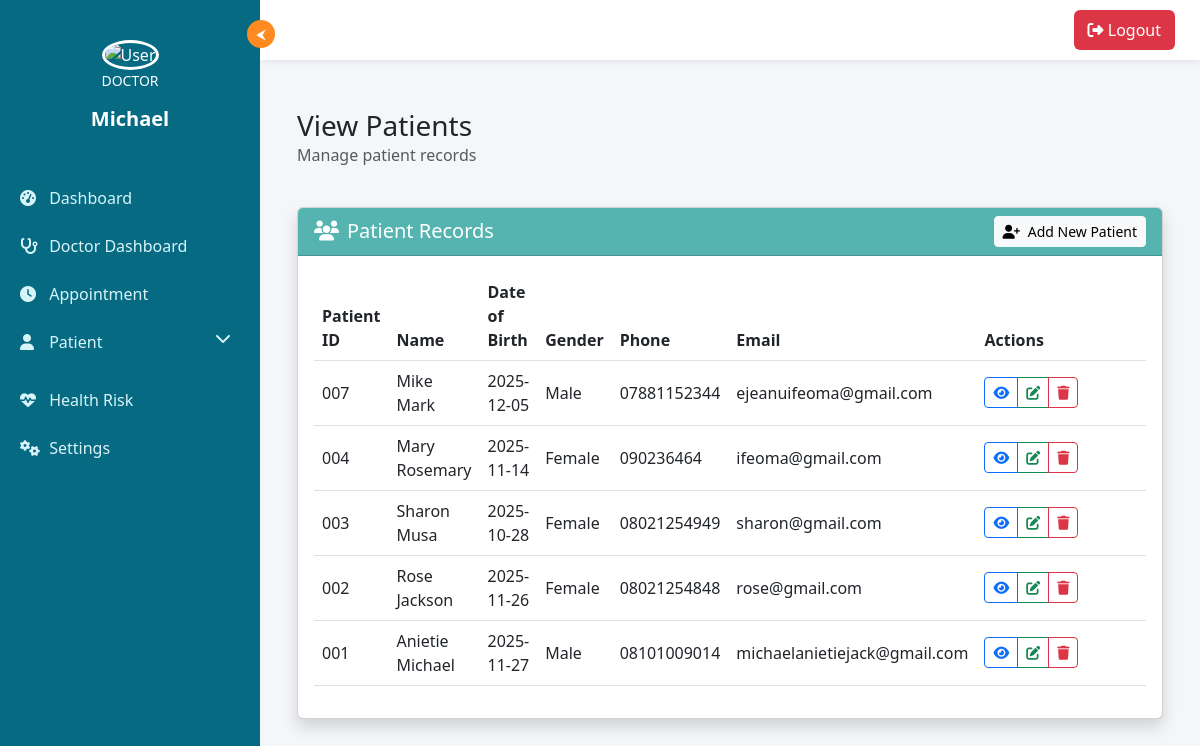
The page /view_patients (signed in) on the database its author committed.
### tables this page shows
CREATE TABLE patients (
            id INTEGER PRIMARY KEY AUTOINCREMENT,
            patient_id TEXT UNIQUE NOT NULL,
            first_name TEXT NOT NULL,
            last_name TEXT NOT NULL,
            date_of_birth DATE NOT NULL,
            gender TEXT NOT NULL,
            phone TEXT,
            email TEXT,
            address TEXT,
            emergency_contact TEXT,
            medical_history TEXT,
            created_by INTEGER,
            created_at TIMESTAMP DEFAULT CURRENT_TIMESTAMP,
            FOREIGN KEY (created_by) REFERENCES users (id)
        );

### templates/app.py (the view)
@app.route('/view_patients')
@login_required
def view_patients():
    if session.get('role') == 'patient':
        flash("Access denied. Patients cannot view patient records.", "danger")
        return redirect(url_for('appointments'))
    conn = get_db()
    patients = conn.execute("SELECT * FROM patients ORDER BY created_at DESC").fetchall()
    conn.close()
    return render_template("view_patients.html", patients=patients)

### templates/app.py (called while the page is built)
def get_db():
    conn = sqlite3.connect('hospital.db')
    conn.row_factory = sqlite3.Row
    return conn

def login_required(f):
    @wraps(f)
    def wrapper(*args, **kwargs):
        if 'user_id' not in session:
            flash("Please log in first.", "danger")
            return redirect(url_for("login"))
        return f(*args, **kwargs)
    return wrapper

### templates/templates/view_patients.html (shortened to what this page needs)
{% extends "base.html" %}
{% block content %}
<div class="container-fluid py-4">
    <div class="row mb-4">
        <div class="col-12">
            <h1 class="h3 mb-0">View Patients</h1>
            <p class="text-muted">Manage patient records</p>
        </div>
    </div>
    <div class="card shadow">
        <div class="card-header text-white d-flex justify-content-between align-items-center" style="background-color: #55B4AF;">
            <h5 class="card-title mb-0"><i class="fas fa-users me-2"></i>Patient Records</h5>
            <a href="{{ url_for('create_patient') }}" class="btn btn-light btn-sm">
                <i class="fas fa-user-plus me-1"></i> Add New Patient
            </a>
        </div>
        <div class="card-body">
            <div class="table-responsive">
                <table class="table table-hover align-middle">
                    <thead>
                        <tr>
                            <th>Patient ID</th>
                            <th>Name</th>
                            <th>Date of Birth</th>
                            <th>Gender</th>
                            <th>Phone</th>
                            <th>Email</th>
                            <th width="180px">Actions</th>
                        </tr>
                    </thead>
                    <tbody>
                        {% for patient in patients %}
                        <tr>
                            <td>{{ patient.patient_id }}</td>
                            <td>{{ patient.first_name }} {{ patient.last_name }}</td>
                            <td>{{ patient.date_of_birth }}</td>
                            <td>{{ patient.gender }}</td>
                            <td>{{ patient.phone or 'N/A' }}</td>
                            <td>{{ patient.email or 'N/A' }}</td>
                            <td>
                                <div class="btn-group btn-group-sm">
                                    <a href="{{ url_for('view_patient', id=patient.id) }}"
                                       class="btn btn-outline-primary" title="View">
                                        <i class="fas fa-eye"></i>
                                    </a>
                                    <a href="{{ url_for('edit_patient', id=patient.id) }}"
                                       class="btn btn-outline-success" title="Edit">
                                        <i class="fas fa-edit"></i>
                                    </a>
                                    <a href="{{ url_for('delete_patient', id=patient.id) }}"
                                       class="btn btn-outline-danger"
                                       onclick="return confirm('Are you sure you want to delete this patient?');"
                                       title="Delete">
                                        <i class="fas fa-trash"></i>
                                    </a>
                                </div>
                            </td>
                        </tr>
                        {% endfor %}
                    </tbody>
                </table>
            </div>
        </div>
    </div>
</div>
{% endblock %}

### templates/templates/base.html (shortened to what this page needs)
<!DOCTYPE html>
<html lang="en">
<head>
    <link href="https://cdn.jsdelivr.net/npm/bootstrap@5.3.0/dist/css/bootstrap.min.css" rel="stylesheet">
    <link href="https://cdnjs.cloudflare.com/ajax/libs/font-awesome/6.4.0/css/all.min.css" rel="stylesheet">
</head>
<body>
{% if session.user_id %}
<div class="sidebar" id="sidebar">
    <div class="toggle-btn" onclick="toggleSidebar()">⮜</div>
    <div class="profile">
        <img src="{{ url_for('static', filename='img/doctor.png') }}" alt="User">
        <p class="small">{{ session.role|upper if session.role else 'USER' }}</p>
        <h5>{{ session.username }}</h5>
    </div>
    <div class="menu">
        {% if session.role == 'doctor' %}
            <a href="{{ url_for('dashboard') }}"
               class="{% if request.endpoint == 'dashboard' %}active{% endif %}">
               <i class="fas fa-tachometer-alt"></i> Dashboard
            </a>
            <a href="{{ url_for('doctor_dashboard') }}"
               class="{% if request.endpoint == 'doctor_dashboard' %}active{% endif %}">
                <i class="fas fa-stethoscope"></i> Doctor Dashboard
            </a>
            <a href="{{ url_for('appointments') }}"
               class="{% if request.endpoint == 'appointments' %}active{% endif %}">
                <i class="fas fa-clock"></i> Appointment
            </a>
            <a href="javascript:void(0)" class="patient-toggle" onclick="togglePatientMenu()">
                <i class="fas fa-user"></i> Patient
                <i class="fas fa-chevron-down float-end"></i>
            </a>
            <a href="{{ url_for('assess_health_risk') }}"
               class="{% if request.endpoint == 'assess_health_risk' %}active{% endif %}">
                <i class="fas fa-heartbeat"></i> Health Risk
            </a>
            <a href="{{ url_for('settings') }}"
               class="{% if request.endpoint == 'settings' %}active{% endif %}">
                <i class="fas fa-cogs"></i> Settings
            </a>
        {% endif %}
    </div>
</div>
<div class="top-nav">
    <a href="{{ url_for('logout') }}" class="logout-btn">
        <i class="fas fa-sign-out-alt"></i> Logout
    </a>
</div>
{% endif %}
<div class="content">
    {% block content %}{% endblock %}
</div>
</body>
</html>

### templates/templates/base.html (style rules this page uses)
body { margin: 0; font-family: 'Segoe UI', Tahoma, Geneva, Verdana, sans-serif; overflow-x: hidden; background: #f4f6f9; }
.sidebar { width: 260px; height: 100vh; background: #066a83; color: #fff; position: fixed; top: 0; left: 0; padding-top: 25px; transition: 0.35s ease; z-index: 1000; }
.sidebar .profile { text-align: center; padding: 15px 0; }
.sidebar .profile img { width: 75px; height: 75px; border-radius: 50%; border: 3px solid #fff; object-fit: cover; }
.sidebar .profile h5 { margin-top: 10px; font-weight: 600; }
.menu { margin-top: 20px; }
.menu a { text-decoration: none; color: #d9f4f8; padding: 12px 20px; display: block; font-size: 16px; transition: 0.3s ease; position: relative; }
.menu a i { width: 25px; }
.patient-toggle i:last-child { transition: transform 0.3s ease; }
.top-nav { height: 60px; width: calc(100% - 260px); background: #fff; box-shadow: 0 2px 8px rgba(0,0,0,0.08); position: fixed; left: 260px; top: 0; padding: 0 25px; display: flex; justify-content: flex-end; align-items: center; transition: 0.35s ease; z-index: 900; }
.logout-btn { background: #dc3545; color: white; padding: 8px 14px; border-radius: 6px; text-decoration: none; transition: 0.3s; }
.content { margin-left: 260px; padding: 85px 25px 25px 25px; transition: 0.35s ease; }
.toggle-btn { position: absolute; top: 20px; right: -15px; background: #ff8a20; color: white; border-radius: 50%; width: 28px; height: 28px; text-align: center; line-height: 28px; cursor: pointer; font-size: 14px; transition: 0.3s ease; }

### rows shown on the page
patients: username "Michael", patient_id "001", first_name "Anietie", last_name "Michael", date_of_birth "2025-11-27", gender "Male", phone "08101009014", email "michaelanietiejack@gmail.com"
patients: patient_id "007", first_name "Mike", last_name "Mark", date_of_birth "2025-12-05", gender "Male", phone "07881152344", email "ejeanuifeoma@gmail.com"
patients: patient_id "004", first_name "Mary", last_name "Rosemary", date_of_birth "2025-11-14", gender "Female", phone "090236464", email "ifeoma@gmail.com"
patients: patient_id "003", first_name "Sharon", last_name "Musa", date_of_birth "2025-10-28", gender "Female", phone "08021254949", email "sharon@gmail.com"
patients: patient_id "002", first_name "Rose", last_name "Jackson", date_of_birth "2025-11-26", gender "Female", phone "08021254848", email "rose@gmail.com"

### other values the page prints
{{ session.role|upper if session.role else 'USER' }} "DOCTOR"
